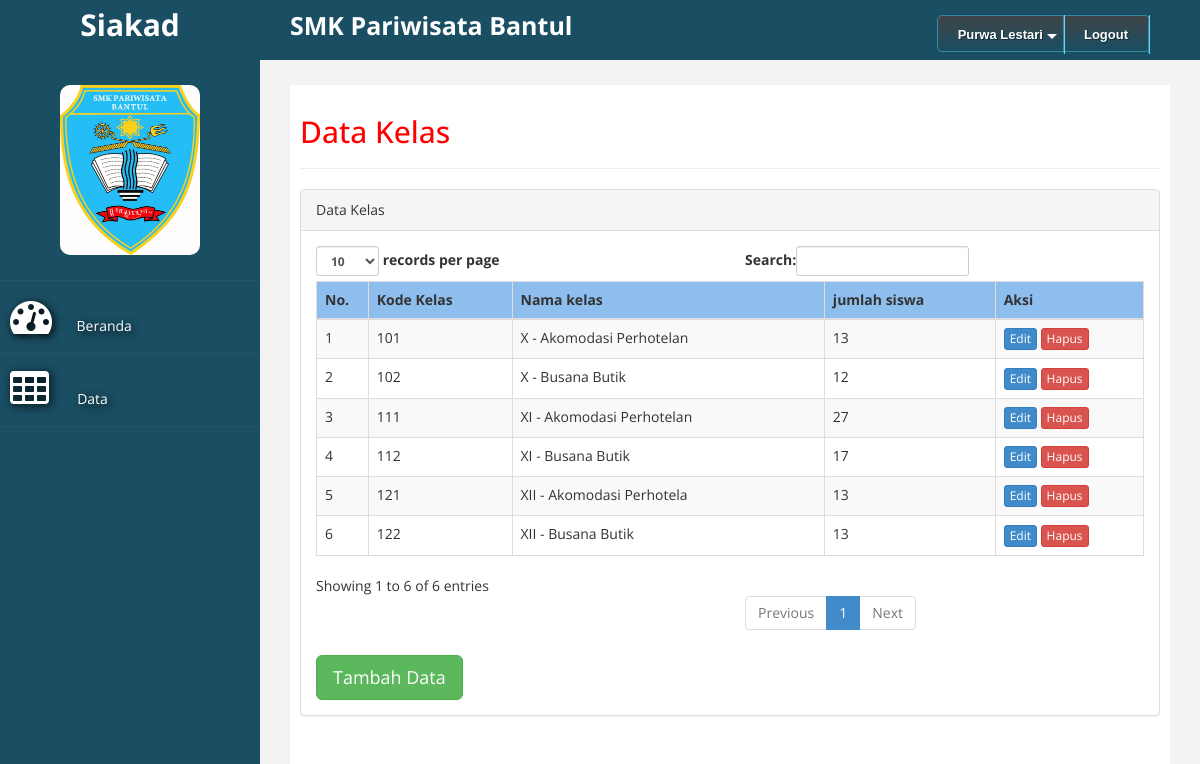
Page /index.php?act=data_kelas (signed in) on the committed database.
### tables this page shows
CREATE TABLE `guru` (
  `nip` int(5) NOT NULL,
  `nama` varchar(25) NOT NULL,
  `alamat` varchar(50) NOT NULL
);

CREATE TABLE `kelas` (
  `kode_kelas` int(5) NOT NULL,
  `nama_kelas` varchar(25) NOT NULL,
  `jumlah_siswa` int(2) NOT NULL
);

### data_kelas.php (the view, shortened to what this page needs)
<?php
include "koneksi.php";
$no = 1;
$sql="select * from kelas";
$hasil=mysqli_query($kon, $sql) ;
?>
<h2>Data Kelas</h2>
<hr>
<div class="panel panel-default">
    <div class="panel-heading">
         Data Kelas
    </div>
    <div class="panel-body">
        <div class="table-responsive">
            <table class="table table-striped table-bordered table-hover" id="dataTables-example">
                <thead>
                    <tr  bgcolor="#8EBEED">
                        <th>No.</th>
                        <th>Kode Kelas</th>
                        <th>Nama kelas</th>
                        <th>jumlah siswa</th>
                        <th width="150px">Aksi</th>
                    </tr>
                </thead>
                <tbody>
                    <?php
                    while($data = mysqli_fetch_assoc($hasil)){
                ?>
                    <tr class="odd gradeX">
                        <td><?php echo $no++; ?></td>
                        <td><?php echo $data['kode_kelas']; ?></td>
                        <td><?php echo $data['nama_kelas']; ?></td>
                        <td><?php echo $data['jumlah_siswa']; ?></td>
                        <td>
                            <a href="?act=edit_kelas&kode_kelas=<?php echo$data['kode_kelas'];?>" class="btn btn-primary btn-xs">Edit</a>
                            <a href="hapus_kelas.php?kode_kelas=<?php echo$data['kode_kelas'];?>"
                               onClick="return confirm('Apakah anda yakin untuk menghapus data ini?');" class="btn btn-danger btn-xs">Hapus</a>
                        </td>
                    </tr>
                <?php
                    }
                ?>
                </tbody>
            </table>
			<a href="?act=tambah_kelas" class="btn btn-success btn-lg">Tambah Data</a>
        </div>
    </div>
</div>

### menu_atas.php (shortened to what this page needs)
<div id='cssmenu'>
<ul>
  <?php
    if($_SESSION['level'] == '1'){
    include 'koneksi.php';
  $sql = mysqli_query($kon,"select nama from guru where nip = $_SESSION[username]");
  $sql2 = mysqli_fetch_assoc($sql);
?>
   <li class='has-sub '><a href='#'><span><?php echo $sql2['nama']; ?></span></a>
 <?php } ?>
   </li>
   <li><a href='logout.php'><span>Logout</span></a></li>
</ul>
</div>

### custom.css (style rules this page uses)
body { font-family: 'Open Sans', sans-serif; }
h2 { color: #f00; }

### menu_atas.php (style rules this page uses)
#cssmenu { height:37px; display:block; padding:0; margin:0; border:1px solid; border-radius:5px; }
#cssmenu > ul { list-style:inside none; padding:0; margin:0; }
#cssmenu > ul > li { list-style:inside none; padding:0; margin:0; float:left; display:block; position:relative; }
#cssmenu > ul > li > a { outline:none; display:block; position:relative; padding:12px 20px; font:bold 13px/100% Arial, Helvetica, sans-serif; text-align:center; text-decoration:none; text-shadow:1px 1px 0 rgba(0,0,0, 0.4); }
#cssmenu > ul > li:first-child > a { border-radius:5px 0 0 5px; }
#cssmenu > ul > li > a:after { content:''; position:absolute; border-right:1px solid; top:-1px; bottom:-1px; right:-2px; z-index:99; }
#cssmenu > ul > li.has-sub > a:before { content:''; position:absolute; top:18px; right:6px; border:5px solid transparent; border-top:5px solid #fff; }
#cssmenu, #cssmenu > ul > li > ul > li a:hover { background:#3f4547; background:-moz-linear-gradient(top, #3f4547 0%, #1a4e63 100%); background:-webkit-gradient(linear, left top, left bottom, color-stop(0%,#3f4547), color-stop(100%,#1a4e63)); background:-webkit-linear-gradient(top, #3f4547 0%,#1a4e63 100%); background:-o-linear-gradient(top, #3f4547 0%,#1a4e63 100%); background:-ms-linear-gradient(top, #3f4547 0%,#1a4e63 100%); background:linear-gradient(top, #3f4547 0%,#1a4e63 100%); filter:progid:DXImageTransform.Microsoft.gradient(startColorstr='#3f4547', endColorstr='#1a4e63',GradientType=0); }
#cssmenu { border-color:#3589a1; }
#cssmenu > ul > li > a { border-right:1px solid #3589a1; color:#fff; }
#cssmenu > ul > li > a:after { border-color:#6ed1ff; }

### rows in the picture
guru: nama "Purwa Lestari"
kelas: kode_kelas "101", nama_kelas "X - Akomodasi Perhotelan", jumlah_siswa "13"
kelas: kode_kelas "102", nama_kelas "X - Busana Butik", jumlah_siswa "12"
kelas: kode_kelas "111", nama_kelas "XI - Akomodasi Perhotelan", jumlah_siswa "27"
kelas: kode_kelas "112", nama_kelas "XI - Busana Butik", jumlah_siswa "17"
kelas: kode_kelas "121", nama_kelas "XII - Akomodasi Perhotela", jumlah_siswa "13"
kelas: kode_kelas "122", nama_kelas "XII - Busana Butik", jumlah_siswa "13"
